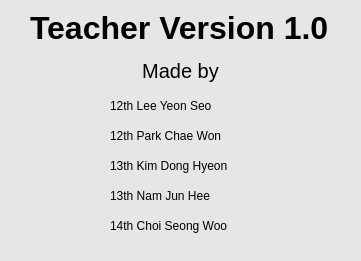
   <widget class="QWidget" name="version_info" native="true">
    <property name="geometry">
     <rect>
      <x>980</x>
      <y>440</y>
      <width>361</width>
      <height>261</height>
     </rect>
    </property>
    <property name="styleSheet">
     <string notr="true">background-color : rgb(230,230,230);
</string>
    </property>
    <widget class="QLabel" name="label_7">
     <property name="geometry">
      <rect>
       <x>130</x>
       <y>40</y>
       <width>101</width>
       <height>61</height>
      </rect>
     </property>
     <property name="font">
      <font>
       <pointsize>15</pointsize>
      </font>
     </property>
     <property name="text">
      <string>Made by</string>
     </property>
     <property name="alignment">
      <set>Qt::AlignCenter</set>
     </property>
    </widget>
    <widget class="QLabel" name="label_8">
     <property name="geometry">
      <rect>
       <x>110</x>
       <y>90</y>
       <width>171</width>
       <height>31</height>
      </rect>
     </property>
     <property name="text">
      <string>12th Lee Yeon Seo</string>
     </property>
     <property name="alignment">
      <set>Qt::AlignLeading|Qt::AlignLeft|Qt::AlignVCenter</set>
     </property>
    </widget>
    <widget class="QLabel" name="label_9">
     <property name="geometry">
      <rect>
       <x>110</x>
       <y>120</y>
       <width>201</width>
       <height>31</height>
      </rect>
     </property>
     <property name="text">
      <string>12th Park Chae Won</string>
     </property>
     <property name="alignment">
      <set>Qt::AlignLeading|Qt::AlignLeft|Qt::AlignVCenter</set>
     </property>
    </widget>
    <widget class="QLabel" name="label_11">
     <property name="geometry">
      <rect>
       <x>110</x>
       <y>180</y>
       <width>201</width>
       <height>31</height>
      </rect>
     </property>
     <property name="text">
      <string>13th Nam Jun Hee</string>
     </property>
     <property name="alignment">
      <set>Qt::AlignLeading|Qt::AlignLeft|Qt::AlignVCenter</set>
     </property>
    </widget>
    <widget class="QLabel" name="label_12">
     <property name="geometry">
      <rect>
       <x>110</x>
       <y>150</y>
       <width>181</width>
       <height>31</height>
      </rect>
     </property>
     <property name="text">
      <string>13th Kim Dong Hyeon</string>
     </property>
     <property name="alignment">
      <set>Qt::AlignLeading|Qt::AlignLeft|Qt::AlignVCenter</set>
     </property>
    </widget>
    <widget class="QLabel" name="label_10">
     <property name="geometry">
      <rect>
       <x>30</x>
       <y>10</y>
       <width>301</width>
       <height>31</height>
      </rect>
     </property>
     <property name="text">
      <string>&lt;html&gt;&lt;head/&gt;&lt;body&gt;&lt;p&gt;&lt;span style=&quot; font-size:24pt; font-weight:600;&quot;&gt;Teacher Version 1.0&lt;/span&gt;&lt;/p&gt;&lt;/body&gt;&lt;/html&gt;</string>
     </property>
    </widget>
    <widget class="QLabel" name="label_13">
     <property name="geometry">
      <rect>
       <x>110</x>
       <y>210</y>
       <width>201</width>
       <height>31</height>
      </rect>
     </property>
     <property name="text">
      <string>14th Choi Seong Woo</string>
     </property>
     <property name="alignment">
      <set>Qt::AlignLeading|Qt::AlignLeft|Qt::AlignVCenter</set>
     </property>
    </widget>
   </widget>
